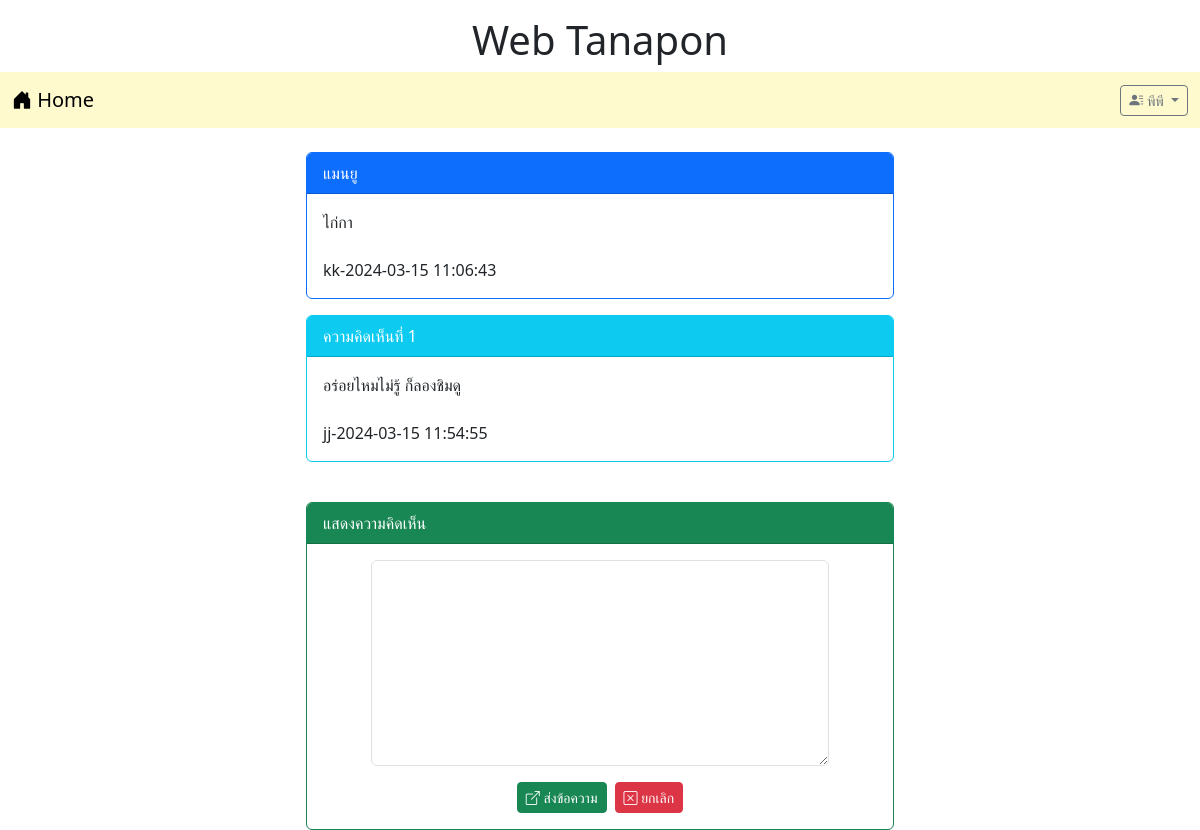
The app's page /post.php?id=7 (signed in) with its own data.
### tables this page shows
CREATE TABLE `post` (
  `id` int(11) NOT NULL,
  `title` varchar(128) NOT NULL,
  `content` varchar(2048) NOT NULL,
  `post_date` datetime NOT NULL,
  `cat_id` int(11) NOT NULL,
  `user_id` int(11) NOT NULL
);

CREATE TABLE `user` (
  `id` int(11) NOT NULL,
  `login` varchar(32) NOT NULL,
  `password` varchar(64) NOT NULL,
  `name` varchar(64) NOT NULL,
  `gender` char(1) NOT NULL,
  `email` varchar(32) NOT NULL,
  `role` char(1) NOT NULL
);

CREATE TABLE `comment` (
  `id` int(11) NOT NULL,
  `content` varchar(20148) NOT NULL,
  `post_date` datetime NOT NULL,
  `user_id` int(11) NOT NULL,
  `post_id` int(11) NOT NULL
);

### post.php (the view, shortened to what this page needs)
<!DOCTYPE html>
<html lang="en">
<head>
    <link href="https://cdn.jsdelivr.net/npm/bootstrap@5.3.2/dist/css/bootstrap.min.css" rel="stylesheet">
    <link rel="stylesheet" href="https://cdn.jsdelivr.net/npm/bootstrap-icons@1.11.3/font/bootstrap-icons.min.css">
</head>
<body>
<div class="contrainer-lg">
    <h1 style="text-align: center;" class="mt-3">Web Tanapon</h1>
    <?php include "nav.php"
    ?>
    <div class="row mt-4">
        <div class="col-lg-3 col-md-2 col-sm-1"></div>
        <div class="col-lg-6 col-md-8 col-sm-10">
            <?php
            $conn=new PDO("mysql:host=localhost;dbname=webboard;charset=utf8","root","");
            $sql="SELECT post.title,post.content,post.post_date,user.login
            FROM post INNER JOIN user ON
            (post.user_id=user.id) WHERE post.id=$_GET[id]";
            $result=$conn->query($sql);
            while($row=$result->fetch())
            {
            echo "<div class='card border-primary'>";
                echo "<div class='card-header bg-primary text-white'>$row[title]</div>";
                echo "<div class='card-body'>$row[content]<br><br>$row[3]-$row[2]</div>";
            echo "</div>";
            }
            $sql="SELECT comment.content, comment.post_date, user.login
            FROM comment INNER JOIN user ON
            (comment.user_id=user.id) WHERE comment.post_id=$_GET[id]";
            $result=$conn->query($sql);
            $i=1;
            while($row=$result->fetch())
            {
                echo "<div class='card border-info mt-3'>";
                echo "<div class='card-header bg-info text-white'>ความคิดเห็นที่ $i</div>";
                echo "<div class='card-body'>$row[content]<br><br>$row[2]-$row[1]</div>";
                echo "</div><br>";
                $i=$i+1;
            }
            ?>
            <?php
            if(isset($_SESSION['id'])){
            ?>
            <div class="card border-success mt-3">
                <div class="card-header bg-success text-white">
                    แสดงความคิดเห็น
                </div>
            <div class="card-body">
                <form action="post_save.php" method="post">
                    <div class="row mb-3 justify-content-center">
                        <div class="col-lg-10">
                            <textarea name="comment" rows="8" class="form-control" required></textarea>
                        </div>
                    </div>
                    <div class="row">
                        <div class="col-lg-12 d-flex justify-content-center">
                            <button type="submit" class="btn btn-success btn-sm text-white">
                                <i class="bi bi-box-arrow-up-right"></i> ส่งข้อความ
                            </button>
                            <button type="reset" class="btn btn-danger btn-sm ms-2">
                                <i class="bi bi-x-square"></i> ยกเลิก
                            </button>
                        </div>
                    </div>
                    </div>
            </div>
            <?php }?>
        </div>
        <br>
    </div>
</div>
</body>
</html>

### records on screen
post: title "แมนยู", content "ไก่กา", user.login "kk", post_date "2024-03-15 11:06:43"
comment: content "อร่อยไหมไม่รู้ ก็ลองชิมดู", user.login "jj", post_date "2024-03-15 11:54:55"

### other values on screen
$_SESSION['username'] "พีพี"
